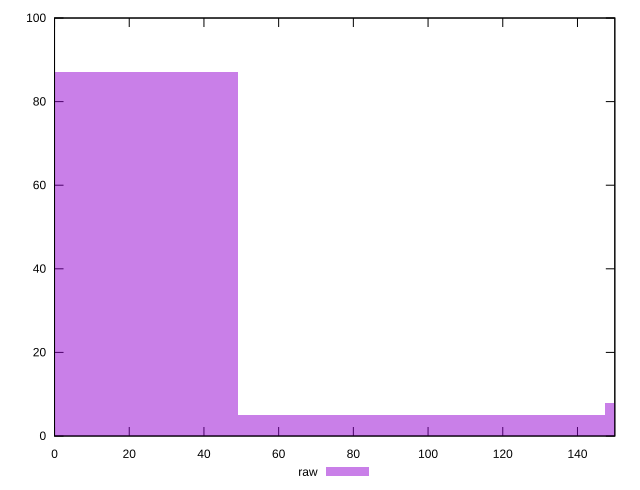

Source code (gnuplot):
reset

$raw <<EOF
196.36806350074377 8
0 87
98.18403175037189 5
EOF

set key outside below
set boxwidth 98.18403175037189
set xrange [0:150]
set yrange [0:100]
set trange [0:100]
set style fill transparent solid 0.5 noborder
set terminal svg size 640, 490 enhanced background rgb 'white'
set output "report_00017_2021-02-10T15-08-03.406Z/unminified-css/samples/pages/raw/histogram.svg"

plot $raw title "raw" with boxes

reset
